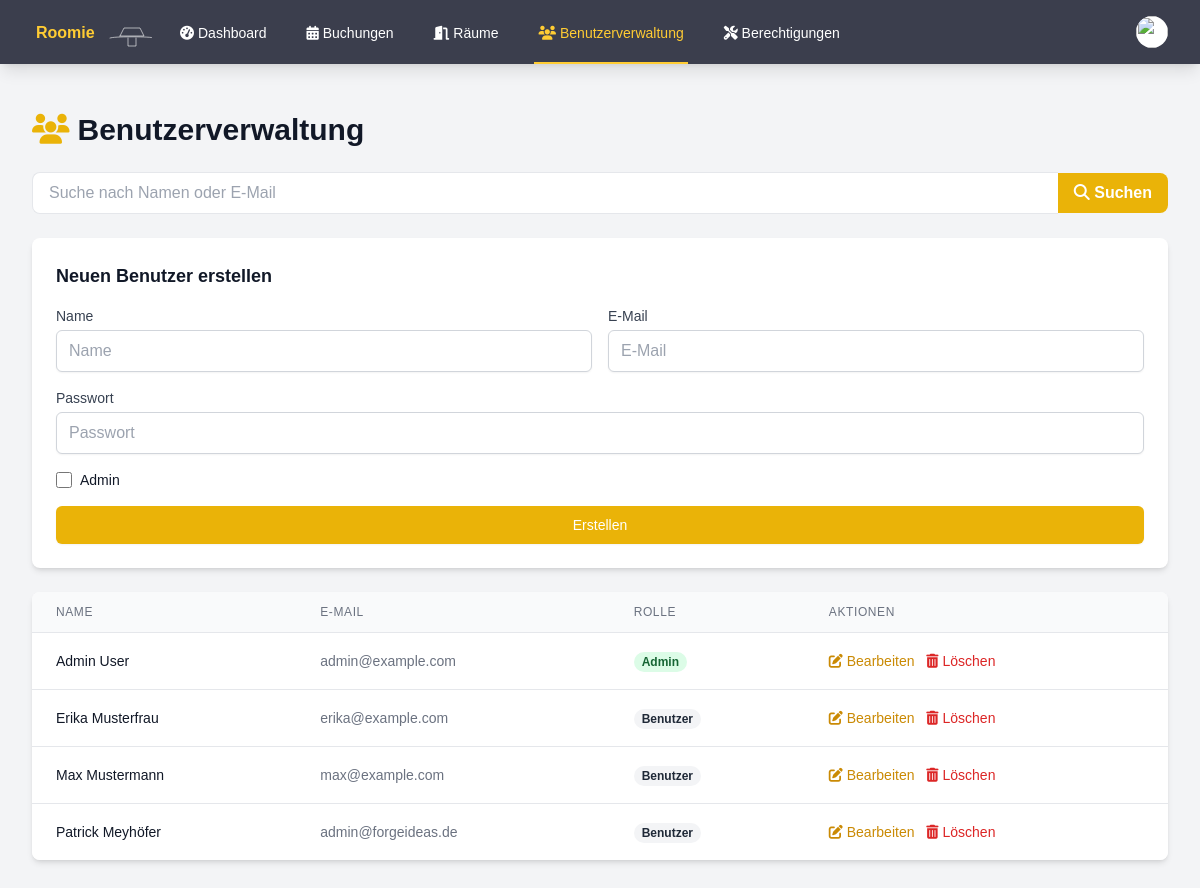
The page /admin_users.php (signed in) on the database its author committed.
### tables this page shows
CREATE TABLE users (
        id INTEGER PRIMARY KEY AUTOINCREMENT,
        name TEXT NOT NULL,
        email TEXT UNIQUE NOT NULL,
        password TEXT NOT NULL,
        is_admin INTEGER DEFAULT 0,
        profile_image VARCHAR(255),
        notifications BOOLEAN DEFAULT 0,
        created_at DATETIME DEFAULT CURRENT_TIMESTAMP
    );

### auth.php (called while the page is built, shortened)
<?php
function isAdmin() {
    return isset($_SESSION['is_admin']) && $_SESSION['is_admin'] == 1;
}

### admin_users.php (the view, shortened to what this page needs)
<?php
require_once 'auth.php';
$current_page = basename($_SERVER['PHP_SELF']);
try {
    $db = getDatabaseConnection();
    $search = $_GET['search'] ?? '';
    $query = 'SELECT id, name, email, is_admin FROM users WHERE name LIKE :search OR email LIKE :search ORDER BY name';
    $stmt = $db->prepare($query);
    $stmt->execute(['search' => "%$search%"]);
    $users = $stmt->fetchAll(PDO::FETCH_ASSOC);
} catch (PDOException $e) {
    $error = "Datenbankfehler: " . $e->getMessage();
}
?>
<!DOCTYPE html>
<html lang="de">
<head>
    <script src="https://cdn.tailwindcss.com"></script>
    <link rel="stylesheet" href="https://cdnjs.cloudflare.com/ajax/libs/font-awesome/6.4.0/css/all.min.css">
    <link rel="stylesheet" href="styles.css">
</head>
<body class="bg-gray-100">
    <nav class="bg-custom-nav shadow-lg">
        <div class="max-w-7xl mx-auto px-4 sm:px-6 lg:px-8">
            <div class="flex justify-between h-16">
                <div class="flex">
                    <div class="flex-shrink-0 flex items-center">
                        <a href="index.php">
                            <img class="h-8 w-auto" src="test.svg" alt="Roomie Logo">
                        </a>
                    </div>
                    <div class="hidden sm:ml-6 sm:flex sm:space-x-8">
                        <a href="index.php" class="inline-flex items-center px-1 pt-1 border-b-2 text-sm font-medium <?php echo $current_page == 'index.php' ? 'active' : 'inactive'; ?>">
                            <i class="fas fa-tachometer-alt mr-1"></i>Dashboard
                        </a>
                        <a href="bookings.php" class="inline-flex items-center px-1 pt-1 border-b-2 text-sm font-medium <?php echo $current_page == 'bookings.php' ? 'active' : 'inactive'; ?>">
                            <i class="fas fa-calendar-alt mr-1"></i>Buchungen
                        </a>
                        <a href="rooms.php" class="inline-flex items-center px-1 pt-1 border-b-2 text-sm font-medium <?php echo $current_page == 'rooms.php' ? 'active' : 'inactive'; ?>">
                            <i class="fas fa-door-open mr-1"></i>Räume
                        </a>
                        <?php if (isAdmin()) : ?>
                            <a href="admin_users.php" class="inline-flex items-center px-1 pt-1 border-b-2 text-sm font-medium <?php echo $current_page == 'admin_users.php' ? 'active' : 'inactive'; ?>">
                                <i class="fas fa-users mr-1"></i>Benutzerverwaltung
                            </a>
                            <a href="admin_permissions.php" class="inline-flex items-center px-1 pt-1 border-b-2 text-sm font-medium text-white <?php echo $current_page == 'admin_permissions.php' ? 'border-yellow-400' : 'border-transparent'; ?>">
                                <i class="fas fa-tools"></i>&nbsp;Berechtigungen
                            </a>
                        <?php endif; ?>
                    </div>
                </div>
                <div class="hidden sm:ml-6 sm:flex sm:items-center">
                    <div class="ml-3 relative" x-data="{ open: false }">
                        <div>
                            <button @click="open = !open" class="bg-white rounded-full flex text-sm focus:outline-none focus:ring-2 focus:ring-offset-2 focus:ring-yellow-500" id="user-menu" aria-haspopup="true" x-bind:aria-expanded="open">
                                <img class="h-8 w-8 rounded-full" src="https://images.unsplash.com/photo-1472099645785-5658abf4ff4e?ixlib=rb-1.2.1&ixid=eyJhcHBfaWQiOjEyMDd9&auto=format&fit=facearea&facepad=2&w=256&h=256&q=80" alt="">
                            </button>
                        </div>
                    </div>
                </div>
            </div>
        </div>
    </nav>
    <div class="max-w-7xl mx-auto py-6 sm:px-6 lg:px-8">
        <div class="px-4 py-6 sm:px-0">
            <h1 class="text-3xl font-bold text-gray-900 mb-6">
                <i class="fas fa-users text-yellow-500 mr-2"></i>Benutzerverwaltung
            </h1>
            <form action="admin_users.php" method="GET" class="mb-6">
                <div class="flex items-center">
                    <input type="text" name="search" value="<?php echo htmlspecialchars($search); ?>" placeholder="Suche nach Namen oder E-Mail" class="flex-grow px-4 py-2 rounded-l-lg border-t border-b border-l text-gray-800 border-gray-200 bg-white focus:outline-none focus:ring-2 focus:ring-yellow-500">
                    <button type="submit" class="px-4 py-2 rounded-r-lg bg-yellow-500 text-white font-bold hover:bg-yellow-600 focus:outline-none focus:ring-2 focus:ring-yellow-500">
                        <i class="fas fa-search"></i> Suchen
                    </button>
                </div>
            </form>
            <div class="bg-white shadow-md rounded-lg mb-6 p-6">
                <h3 class="text-lg font-semibold text-gray-900 mb-4">Neuen Benutzer erstellen</h3>
                <form action="admin_users.php" method="POST" class="space-y-4">
                    <div class="grid grid-cols-1 md:grid-cols-2 gap-4">
                        <div>
                            <label for="name" class="block text-sm font-medium text-gray-700">Name</label>
                            <input type="text" name="name" id="name" required placeholder="Name" class="mt-1 block w-full px-3 py-2 bg-white border border-gray-300 rounded-md shadow-sm placeholder-gray-400 focus:outline-none focus:ring-yellow-500 focus:border-yellow-500">
                        </div>
                        <div>
                            <label for="email" class="block text-sm font-medium text-gray-700">E-Mail</label>
                            <input type="email" name="email" id="email" required placeholder="E-Mail" class="mt-1 block w-full px-3 py-2 bg-white border border-gray-300 rounded-md shadow-sm placeholder-gray-400 focus:outline-none focus:ring-yellow-500 focus:border-yellow-500">
                        </div>
                    </div>
                    <div>
                        <label for="password" class="block text-sm font-medium text-gray-700">Passwort</label>
                        <input type="password" name="password" id="password" required placeholder="Passwort" class="mt-1 block w-full px-3 py-2 bg-white border border-gray-300 rounded-md shadow-sm placeholder-gray-400 focus:outline-none focus:ring-yellow-500 focus:border-yellow-500">
                    </div>
                    <div class="flex items-center">
                        <input type="checkbox" name="is_admin" id="is_admin" class="h-4 w-4 text-yellow-600 focus:ring-yellow-500 border-gray-300 rounded">
                        <label for="is_admin" class="ml-2 block text-sm text-gray-900">
                            Admin
                        </label>
                    </div>
                    <button type="submit" class="w-full flex justify-center py-2 px-4 border border-transparent rounded-md shadow-sm text-sm font-medium text-white bg-yellow-500 hover:bg-yellow-600 focus:outline-none focus:ring-2 focus:ring-offset-2 focus:ring-yellow-500">
                        Erstellen
                    </button>
                </form>
            </div>
            <div class="bg-white shadow-md rounded-lg overflow-hidden">
                <table class="min-w-full divide-y divide-gray-200">
                    <thead class="bg-gray-50">
                        <tr>
                            <th scope="col" class="px-6 py-3 text-left text-xs font-medium text-gray-500 uppercase tracking-wider">Name</th>
                            <th scope="col" class="px-6 py-3 text-left text-xs font-medium text-gray-500 uppercase tracking-wider">E-Mail</th>
                            <th scope="col" class="px-6 py-3 text-left text-xs font-medium text-gray-500 uppercase tracking-wider">Rolle</th>
                            <th scope="col" class="px-6 py-3 text-left text-xs font-medium text-gray-500 uppercase tracking-wider">Aktionen</th>
                        </tr>
                    </thead>
                    <tbody class="bg-white divide-y divide-gray-200">
                        <?php foreach ($users as $user) : ?>
                            <tr>
                                <td class="px-6 py-4 whitespace-nowrap">
                                    <div class="text-sm font-medium text-gray-900"><?php echo htmlspecialchars($user['name']); ?></div>
                                </td>
                                <td class="px-6 py-4 whitespace-nowrap">
                                    <div class="text-sm text-gray-500"><?php echo htmlspecialchars($user['email']); ?></div>
                                </td>
                                <td class="px-6 py-4 whitespace-nowrap">
                                    <?php if ($user['is_admin']) : ?>
                                        <span class="px-2 inline-flex text-xs leading-5 font-semibold rounded-full bg-green-100 text-green-800">
                                            Admin
                                        </span>
                                    <?php else : ?>
                                        <span class="px-2 inline-flex text-xs leading-5 font-semibold rounded-full bg-gray-100 text-gray-800">
                                            Benutzer
                                        </span>
                                    <?php endif; ?>
                                </td>
                                <td class="px-6 py-4 whitespace-nowrap text-sm font-medium">
                                    <button onclick="openEditModal(<?php echo htmlspecialchars(json_encode($user)); ?>)" class="text-yellow-600 hover:text-yellow-900 mr-2">
                                        <i class="fas fa-edit"></i> Bearbeiten
                                    </button>
                                    <form action="admin_users.php" method="POST" class="inline" onsubmit="return confirm('Sind Sie sicher, dass Sie diesen Benutzer löschen möchten?');">
                                        <button type="submit" class="text-red-600 hover:text-red-900">
                                            <i class="fas fa-trash-alt"></i> Löschen
                                        </button>
                                    </form>
                                </td>
                            </tr>
                        <?php endforeach; ?>
                    </tbody>
                </table>
            </div>
        </div>
    </div>
</body>
</html>

### styles.css (style rules this page uses)
.mb-4 { margin-bottom: 1rem; }
.gap-4 { gap: 1rem; }
.active { color: #ffcc33 !important; border-color: #ffcc33 !important; }
.inactive { color: #fff !important; border-color: transparent !important; }
body { font-family: 'Source Sans 3', sans-serif; }
.bg-custom-nav { background-color: #3b3e4d; }

### rows shown on the page
users: name "Admin User", email "admin@example.com", is_admin "Admin"
users: name "Erika Musterfrau", email "erika@example.com", is_admin "Benutzer"
users: name "Max Mustermann", email "max@example.com", is_admin "Benutzer"
users: name "Patrick Meyhöfer", email "admin@forgeideas.de", is_admin "Benutzer"
